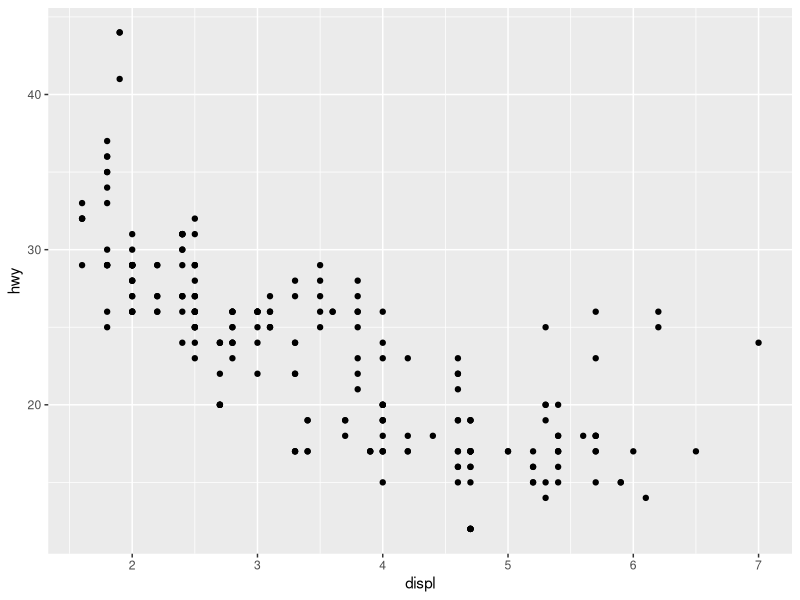
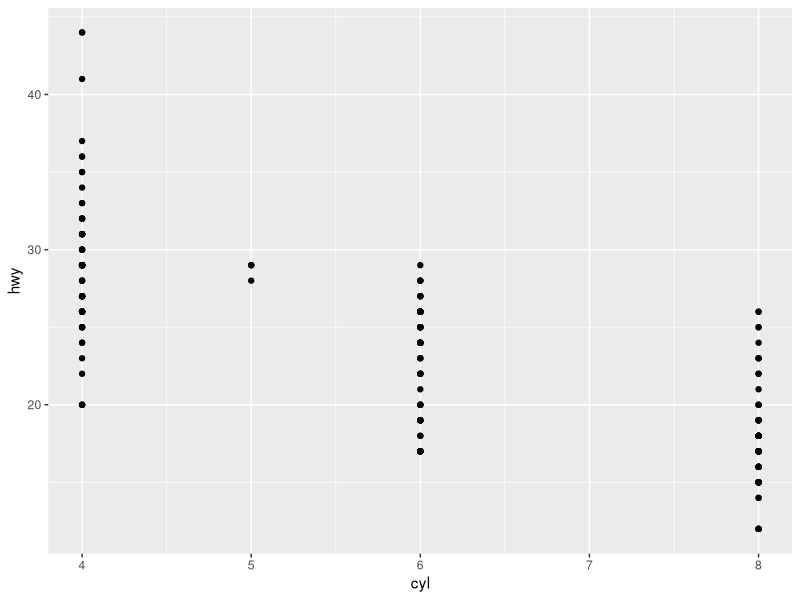
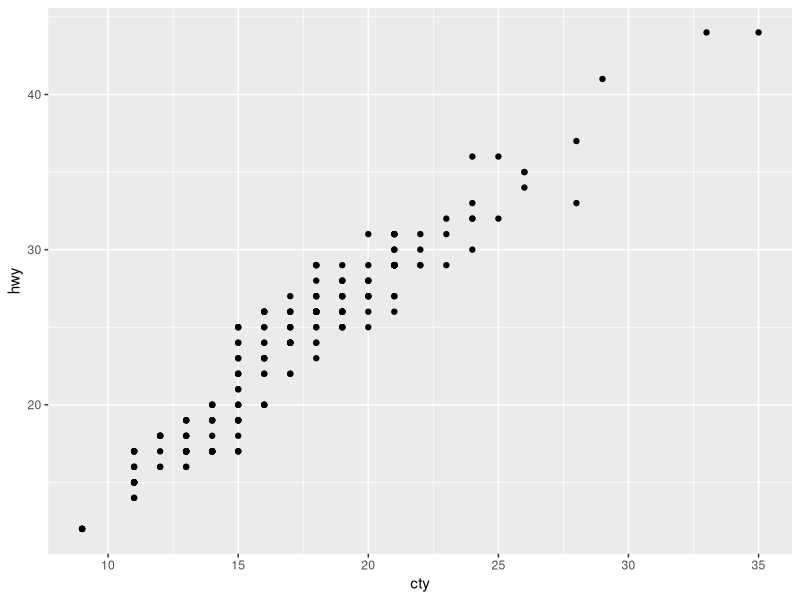
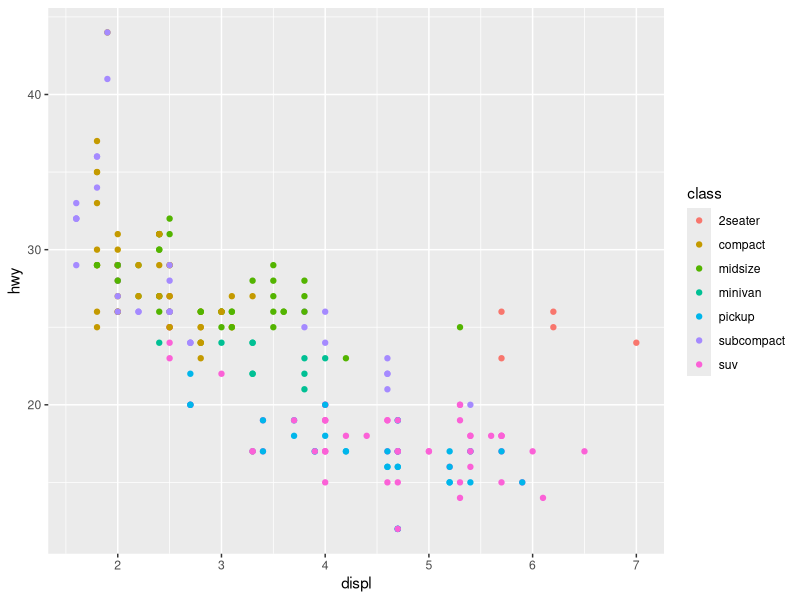
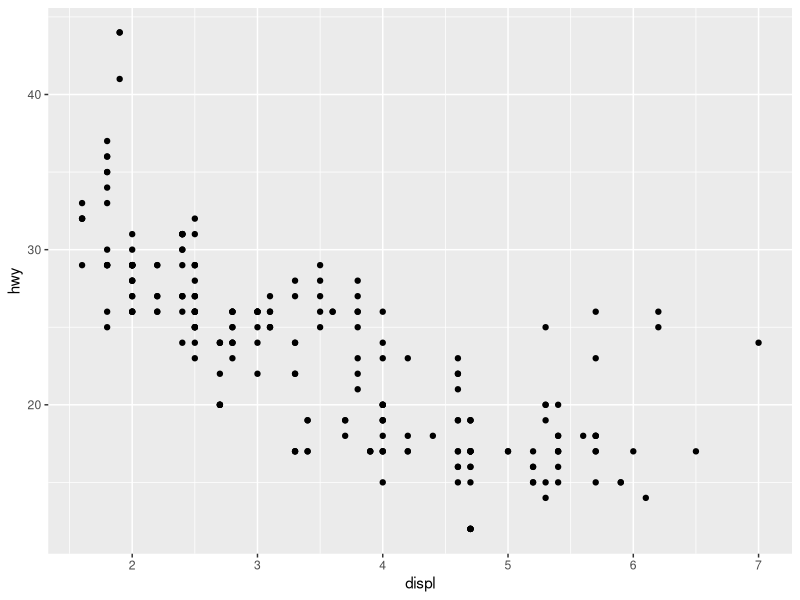

Reproduce these figures in R, in order.
library(tidyverse)

ggplot(
  data = mpg,
  mapping = aes(x = displ, y = hwy)
) +
  geom_point()

mpg

View(mpg)

ggplot(
  data = mpg,
  mapping = aes(x = cyl, y = hwy)
) +
  geom_point()

ggplot(
  data = mpg,
  mapping = aes(x = cty, y = hwy)
) +
  geom_point()

ggplot(
  data = mpg,
  mapping = aes(x = displ, y = hwy, color = class)
) +
  geom_point()

ggplot(
  data = mpg,
  mapping = aes(x = displ, y = hwy)
) +
  geom_point()
